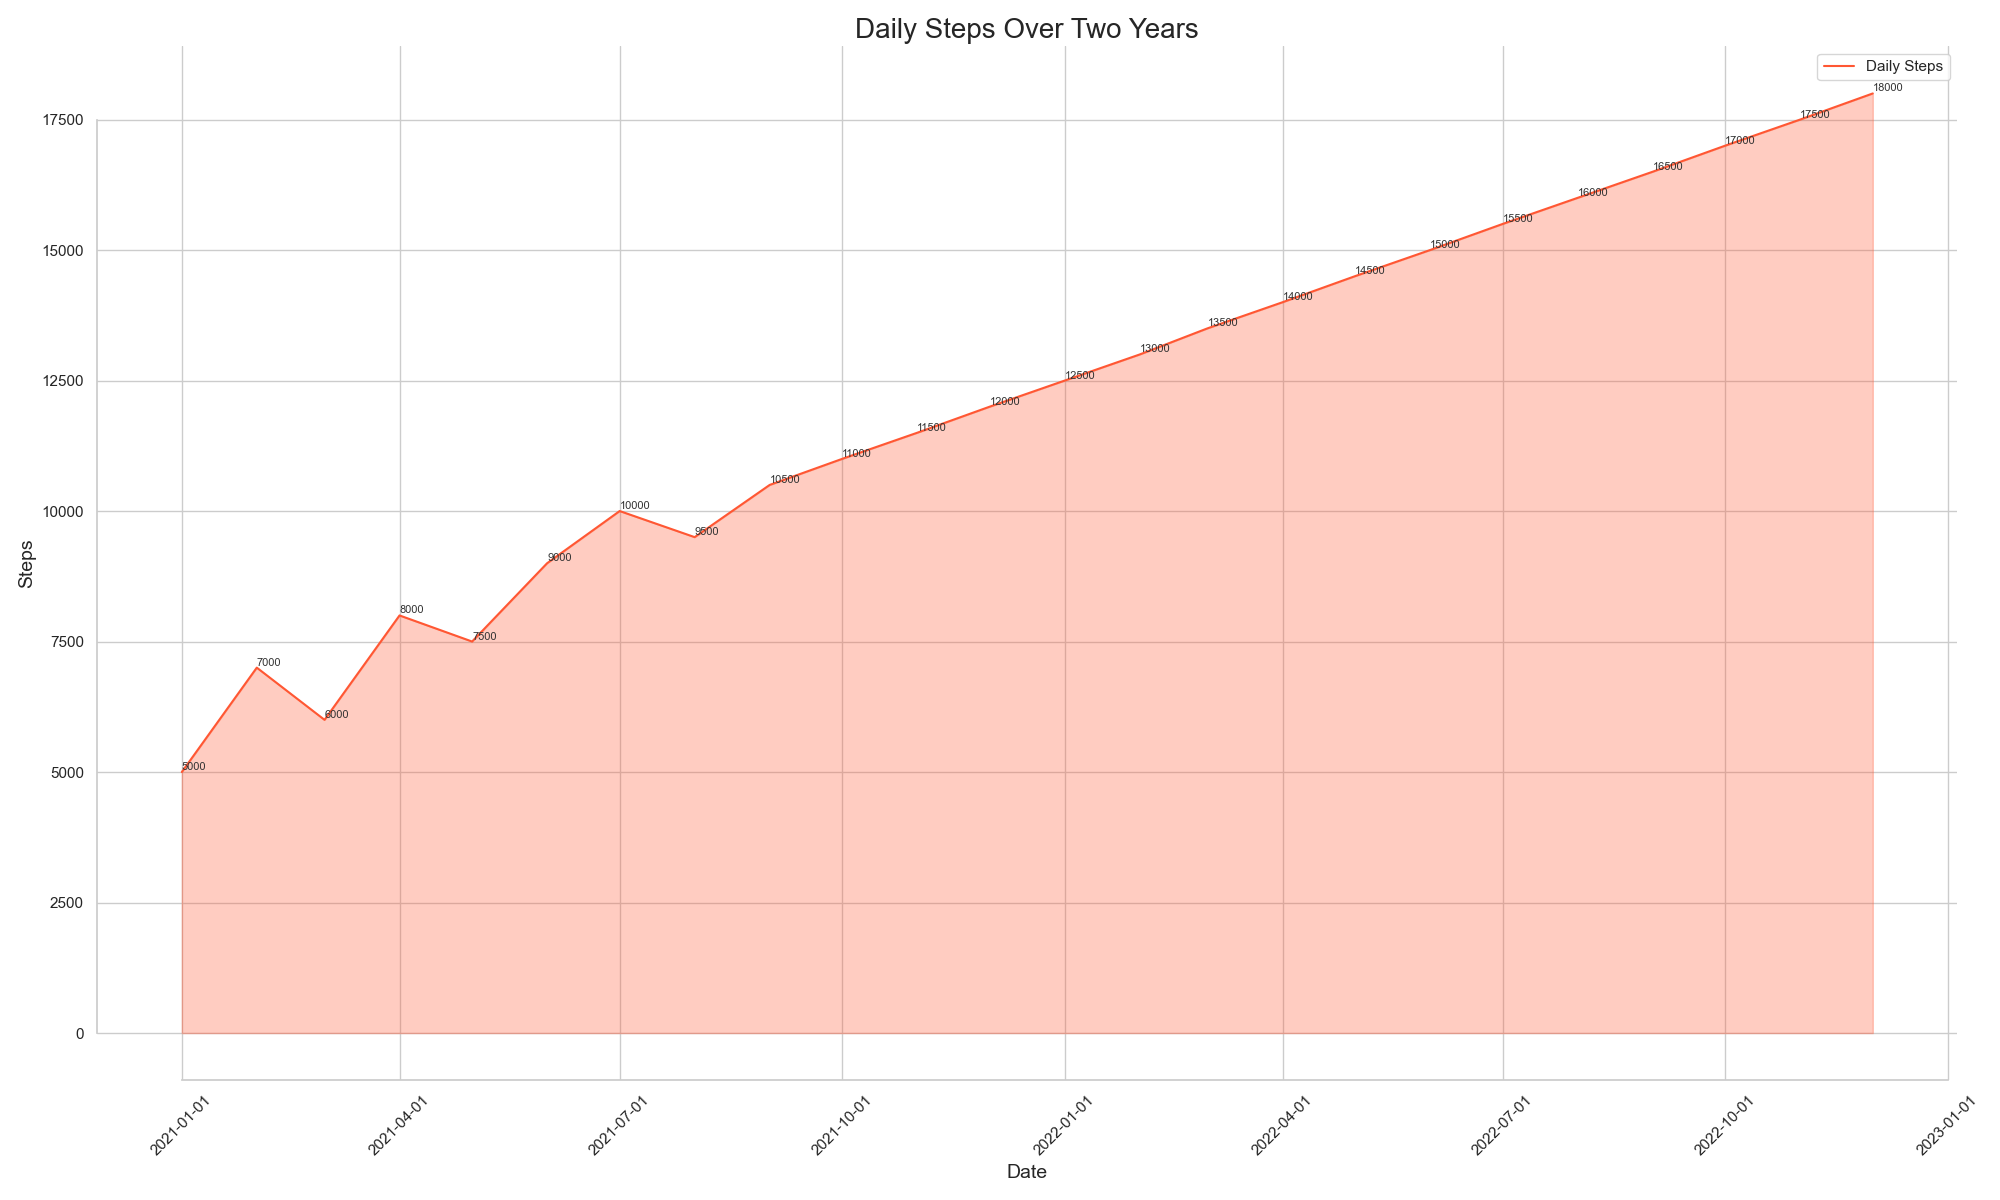

Source code (Python):

import seaborn as sns
import pandas as pd
import matplotlib.pyplot as plt

data = {
    'Date': ['2021-01-01', '2021-02-01', '2021-03-01', '2021-04-01', '2021-05-01',
             '2021-06-01', '2021-07-01', '2021-08-01', '2021-09-01', '2021-10-01',
             '2021-11-01', '2021-12-01', '2022-01-01', '2022-02-01', '2022-03-01',
             '2022-04-01', '2022-05-01', '2022-06-01', '2022-07-01', '2022-08-01',
             '2022-09-01', '2022-10-01', '2022-11-01', '2022-12-01'],
    'Steps': [5000, 7000, 6000, 8000, 7500, 9000, 10000, 9500, 10500, 11000, 11500, 12000,
              12500, 13000, 13500, 14000, 14500, 15000, 15500, 16000, 16500, 17000, 17500, 18000]
}

df = pd.DataFrame(data)
df['Date'] = pd.to_datetime(df['Date'])

plt.figure(figsize=(20, 12))
ax = sns.lineplot(x='Date', y='Steps', data=df, color='#FF5733', label='Daily Steps')
ax.fill_between(df['Date'], df['Steps'], color='#FF5733', alpha=0.3)

for index, value in df.iterrows():
    ax.text(value['Date'], value['Steps'], str(value['Steps']), verticalalignment='bottom',
            horizontalalignment='left', color='#333333', fontsize=8)

plt.title('Daily Steps Over Two Years', fontsize=20)
plt.xlabel('Date', fontsize=14)
plt.ylabel('Steps', fontsize=14)
sns.despine(trim=True)

plt.xticks(rotation=45)
plt.tight_layout()
plt.show()
